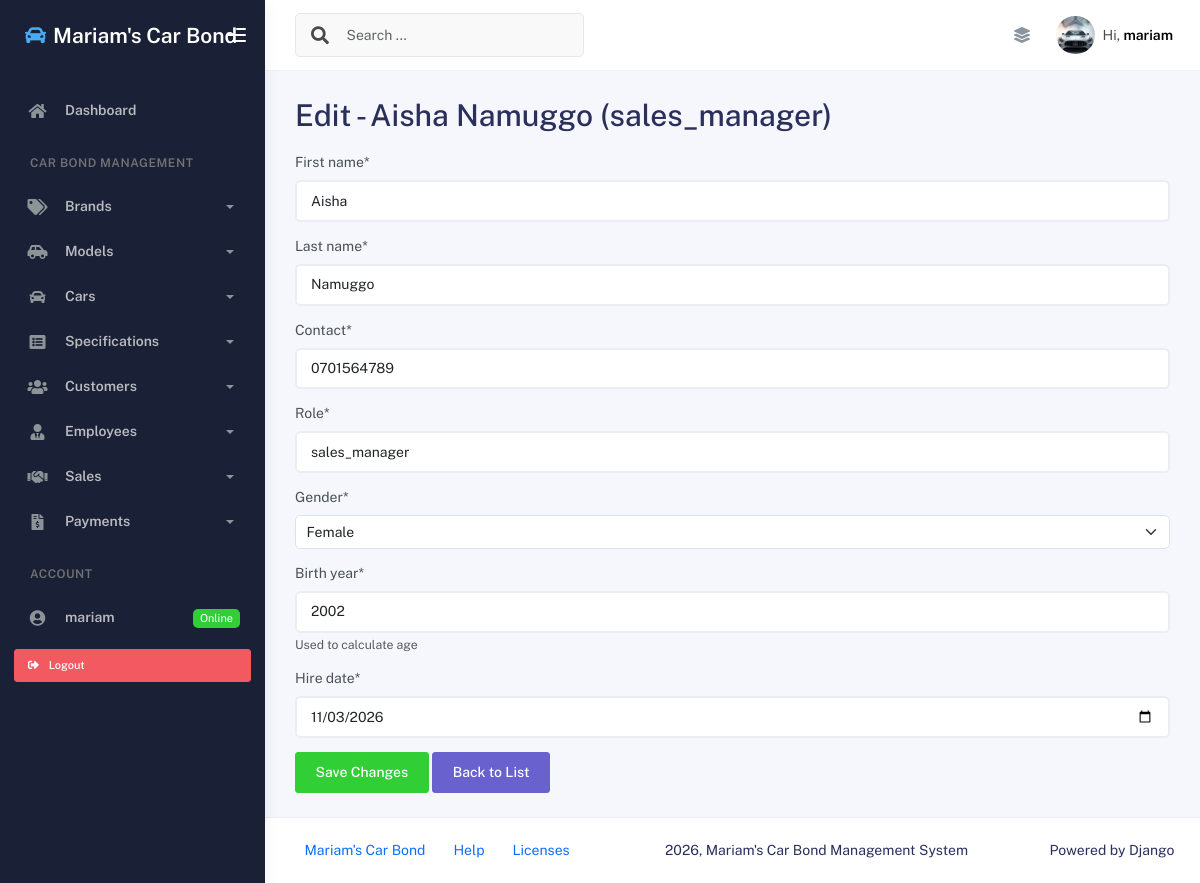
Screenshot of /edit_employee/1/ (signed in) with the database file from the repository.
### App/models.py (models this page shows)
class Employee(models.Model):
    GENDER_OPTIONS = [
        ('M','Male'),
        ('F','Female')
    ]
    first_name = models.CharField(max_length=20)
    last_name = models.CharField(max_length=20)
    contact = models.CharField(max_length=15)
    role = models.CharField(max_length=30)
    gender = models.CharField(max_length=2, choices=GENDER_OPTIONS)
    birth_year = models.PositiveIntegerField(help_text="Used to calculate age")
    hire_date = models.DateField(auto_now=False)
    @property
    def age(self):
        return date.today().year - self.birth_year
    def __str__(self):
        return f"{self.first_name} {self.last_name} ({self.role})"

### App/views.py (the view)
# urls.py: path('edit_employee/<int:employee_id>/', edit_employee_view, name='edit_employee_page'),
@login_required
def edit_employee_view(req, employee_id):
    employee = get_object_or_404(Employee, id=employee_id)
    message = None
    if req.method == "POST":
        employee_form = EmployeeForm(req.POST, instance=employee)
        if employee_form.is_valid():
            employee_form.save()
            message = "Changes saved Successfully!"
        else:
            message = "Form has Invalid data"
    else:
        employee_form = EmployeeForm(instance=employee)
    context = {'form': employee_form, 'employee': employee, 'msg': message}
    return render(req, "edit_employee.html", context)

### App/forms.py
class EmployeeForm(DjangoModelForm):
    class Meta:
        model = Employee
        fields = '__all__'
        widgets = {
            'hire_date':forms.DateInput(attrs={'type':'date'}),
        }

### App/templates/edit_employee.html (shortened to what this page needs)
{% extends 'base.html' %}
{% load crispy_forms_tags %}
{% block content %}
    <h1>Edit - {{ employee }}</h1>
    <form method="POST" class="mt-3">
        {{ form|crispy }}
        <input type="submit" value="Save Changes" class="btn btn-success">
        <a href="{% url 'add_employee_page' %}" class="btn btn-secondary">Back to List</a>
    </form>
{% endblock content %}

### App/templates/base.html (shortened to what this page needs)
{% load static %}
<!DOCTYPE html>
<html lang="en">
<head>
    <link rel="stylesheet" href="{% static 'assets/css/bootstrap.min.css' %}" />
    <link rel="stylesheet" href="{% static 'assets/css/plugins.min.css' %}" />
    <link rel="stylesheet" href="{% static 'assets/css/kaiadmin.min.css' %}" />
</head>
<body>
    <div class="wrapper">
      <div class="sidebar" data-background-color="dark">
        <div class="sidebar-logo">
          <div class="logo-header" data-background-color="dark">
            <a href="{% url 'index_page' %}" class="logo text-white text-decoration-none d-flex align-items-center">
              <i class="fas fa-car text-info me-2 fs-4"></i>
              <span class="fw-bold fs-4 text-white">Mariam's Car Bond</span>
            </a>
            <div class="nav-toggle">
              <button class="btn btn-toggle toggle-sidebar">
                <i class="gg-menu-right"></i>
              </button>
            </div>
          </div>
        </div>
        <div class="sidebar-wrapper scrollbar scrollbar-inner">
          <div class="sidebar-content">
            <ul class="nav nav-secondary">
              <li class="nav-item">
                <a href="{% url 'index_page' %}">
                  <i class="fas fa-home"></i>
                  <p>Dashboard</p>
                </a>
              </li>
              <li class="nav-section">
                <h4 class="text-section">Car Bond Management</h4>
              </li>
              <li class="nav-item">
                <a data-bs-toggle="collapse" href="#brandsMenu">
                  <i class="fas fa-tags"></i>
                  <p>Brands</p>
                  <span class="caret"></span>
                </a>
              </li>
              <li class="nav-item">
                <a data-bs-toggle="collapse" href="#modelsMenu">
                  <i class="fas fa-car-side"></i>
                  <p>Models</p>
                  <span class="caret"></span>
                </a>
              </li>
              <li class="nav-item">
                <a data-bs-toggle="collapse" href="#carsMenu">
                  <i class="fas fa-car"></i>
                  <p>Cars</p>
                  <span class="caret"></span>
                </a>
              </li>
              <li class="nav-item">
                <a data-bs-toggle="collapse" href="#specsMenu">
                  <i class="fas fa-list-alt"></i>
                  <p>Specifications</p>
                  <span class="caret"></span>
                </a>
              </li>
              <li class="nav-item">
                <a data-bs-toggle="collapse" href="#customersMenu">
                  <i class="fas fa-users"></i>
                  <p>Customers</p>
                  <span class="caret"></span>
                </a>
              </li>
              <li class="nav-item">
                <a data-bs-toggle="collapse" href="#employeesMenu">
                  <i class="fas fa-user-tie"></i>
                  <p>Employees</p>
                  <span class="caret"></span>
                </a>
              </li>
              <li class="nav-item">
                <a data-bs-toggle="collapse" href="#salesMenu">
                  <i class="fas fa-handshake"></i>
                  <p>Sales</p>
                  <span class="caret"></span>
                </a>
              </li>
              <li class="nav-item">
                <a data-bs-toggle="collapse" href="#paymentsMenu">
                  <i class="fas fa-file-invoice-dollar"></i>
                  <p>Payments</p>
                  <span class="caret"></span>
                </a>
              </li>
              <li class="nav-section">
                <h4 class="text-section">Account</h4>
              </li>
              {% if user.is_authenticated %}
                <li class="nav-item">
                  <a href="#">
                    <i class="fas fa-user-circle"></i>
                    <p>{{ user.username }}</p>
                    <span class="badge badge-success">Online</span>
                  </a>
                </li>
                <li class="nav-item px-3 py-2">
                  <form method="POST" action="{% url 'logout' %}">
                    <button type="submit" class="btn btn-danger btn-sm w-100 text-start">
                      <i class="fas fa-sign-out-alt me-2"></i> Logout
                    </button>
                  </form>
                </li>
              {% endif %}
            </ul>
          </div>
        </div>
      </div>
      <div class="main-panel">
        <div class="main-header">
          <nav
            class="navbar navbar-header navbar-header-transparent navbar-expand-lg border-bottom"
          >
            <div class="container-fluid">
              <nav
                class="navbar navbar-header-left navbar-expand-lg navbar-form nav-search p-0 d-none d-lg-flex"
              >
                <div class="input-group">
                  <div class="input-group-prepend">
                    <button type="submit" class="btn btn-search pe-1">
                      <i class="fa fa-search search-icon"></i>
                    </button>
                  </div>
                  <input
                    type="text"
                    placeholder="Search ..."
                    class="form-control"
                  />
                </div>
              </nav>
              <ul class="navbar-nav topbar-nav ms-md-auto align-items-center">
                <li class="nav-item topbar-icon dropdown hidden-caret">
                  <a
                    class="nav-link"
                    data-bs-toggle="dropdown"
                    href="#"
                    aria-expanded="false"
                  >
                    <i class="fas fa-layer-group"></i>
                  </a>
                </li>
                <li class="nav-item topbar-user dropdown hidden-caret">
                  <a
                    class="dropdown-toggle profile-pic"
                    data-bs-toggle="dropdown"
                    href="#"
                    aria-expanded="false"
                  >
                    <div class="avatar-sm">
                      <img
                        src="{% static 'assets/img/car.jpg.jpg' %}"
                        alt="Car profile image"
                        class="avatar-img rounded-circle"
                      />
                    </div>
                    <span class="profile-username">
                      <span class="op-7">Hi,</span>
                      <span class="fw-bold">{{ user.username|default:"Guest" }}</span>
                    </span>
                  </a>
                </li>
              </ul>
            </div>
          </nav>
        </div>
        <div class="container">
          <div class="page-inner">
            {% block content %}
            {% endblock content %}
          </div>
        </div>
        <footer class="footer">
          <div class="container-fluid d-flex justify-content-between">
            <nav class="pull-left">
              <ul class="nav">
                <li class="nav-item">
                  <a class="nav-link" href="{% url 'index_page' %}">
                    Mariam's Car Bond
                  </a>
                </li>
                <li class="nav-item">
                  <a class="nav-link" href="#"> Help </a>
                </li>
                <li class="nav-item">
                  <a class="nav-link" href="#"> Licenses </a>
                </li>
              </ul>
            </nav>
            <div class="copyright">
              2026, Mariam's Car Bond Management System
            </div>
            <div>
              Powered by Django
            </div>
          </div>
        </footer>
      </div>
    </div>
</body>
</html>

### rows the page displays
Employee: first_name+last_name+role "Aisha Namuggo (sales_manager)", first_name "Aisha", last_name "Namuggo", contact "0701564789", role "sales_manager", gender "Female", birth_year "2002", hire_date "11/03/2026"

### other values shown
{{ user.username }} "mariam"
{{ user.username|default:"Guest" }} "mariam"
